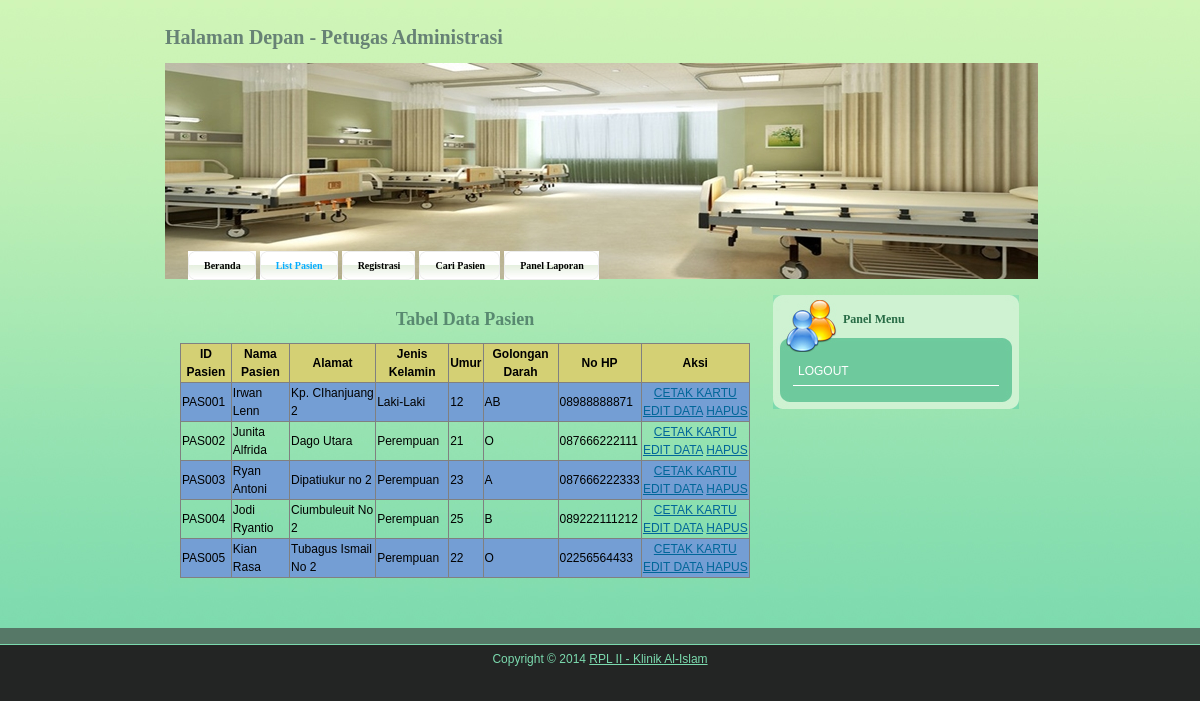
The app's page /admin_pasien.php with its own data.
### tables this page shows
CREATE TABLE IF NOT EXISTS `pasien` (
  `pasien_id` char(6) NOT NULL,
  `pasien_nama` varchar(20) NOT NULL,
  `pasien_alamat` varchar(30) NOT NULL,
  `pasien_jk` char(1) NOT NULL,
  `pasien_umur` char(2) NOT NULL,
  `pasien_goldar` char(2) NOT NULL,
  `pasien_nohp` char(12) DEFAULT NULL,
  PRIMARY KEY (`pasien_id`)
);

### admin_pasien.php (the view, shortened to what this page needs)
<!DOCTYPE html PUBLIC "-//W3C//DTD XHTML 1.0 Transitional//EN" "http://www.w3.org/TR/xhtml1/DTD/xhtml1-transitional.dtd">
<html xmlns="http://www.w3.org/1999/xhtml">
		<head>
		<link href="adsi.css" rel="stylesheet" type="text/css" />
		</head>
<body>
	<div id="templatemo_top_bg">
   	  <div class="templatemo_container">
        	<div id="templatemo_header">
            	<div id="templatemo_logo">
	            	Halaman Depan - Petugas Administrasi
                </div>
                <div id="templatemo_header_bottom">
                	<div id="templatemo_menu">
                    	<ul>
                        	<li><a href="admin_beranda.php"><b>Beranda</b></a></li>
                            <li class="current"><a href="admin_pasien.php"><b>List Pasien</b></a></li>
                            <li><a href="admin_registrasi.php"><b>Registrasi</b></a></li>
                            <li><a href="admin_cari.php"><b>Cari Pasien</b></a></li>
                            <li><a href="admin_laporan.php"><b>Panel Laporan</b></a></li>
                        </ul>
                    </div>
                </div>
            </div>
            <div id="templatemo_content">
            	<div id="templatemo_content_left">
                	<div class="templatemo_post">
						<?php
						include 'includes/koneksi.php';
						?>
						<h1 align="center">Tabel Data Pasien</h1>
						<table border="1">
							<thead>
								<tr>
									<th>ID Pasien</th>
									<th>Nama Pasien</th>
									<th>Alamat</th>
									<th>Jenis Kelamin</th>
									<th>Umur</th>
									<th>Golongan Darah</th>
									<th>No HP</th>
									<th>Aksi</th>
								</tr>
							</thead>
							<tbody>
							<?php
							$sql = "SELECT * FROM pasien ORDER BY pasien_id";
							foreach ($dbh->query($sql) as $data) :
							?>
								<tr>
									<td><?php echo $data['pasien_id']?></td>
									<td><?php echo $data['pasien_nama'] ?></td>
									<td><?php echo $data['pasien_alamat'] ?></td>
									<td><?php echo ($data['pasien_jk'] === "l") ? "Laki-Laki" : "Perempuan"; ?> </td>
									<td><?php echo $data['pasien_umur'] ?></td>
									<td><?php echo $data['pasien_goldar'] ?></td>
									<td><?php echo $data['pasien_nohp'] ?></td>
									<td align="center">
										<a href="cetak.php?id=<?php echo $data['pasien_id'] ?>">CETAK KARTU</a>
										<a href="admin_edit.php?id=<?php echo $data['pasien_id'] ?>">EDIT DATA</a>
										<a href="admin_hapus.php?id=<?php echo $data['pasien_id'] ?>" onclick="return confirm('Anda yakin akan menghapus data?')">HAPUS</a>
									</td>
								</tr>
							<?php
							endforeach;
							?>
							</tbody>
						</table>
						<br/>
                    </div>
              </div>
              <div id="templatemo_content_right">
                    <div class="templatemo_section">
                    	<div class="templatemo_section_2_top">
                        Panel Menu
                        </div>
                        <div class="templatemo_section_2_mid">
                        <ul>
                        	<li><a href="index.php">LOGOUT</a> </li>
						</ul>
                        </div>
                        <div class="templatemo_section_2_bottom">
                        </div>
                    </div>
                </div>
                <div class="cleaner_with_height"></div>
        </div>
        <div class="cleaner_with_height"></div>
   	  </div>
    </div>
    <div id="templatemo_bottom_bg">
    	<div class="templatemo_container">
        	<div id="templatemo_bottom_panel">
			</div>
            <div class="cleaner_with_height"></div>
        </div>
    </div>
    <?php include 'includes/footer.php'; ?>
</body>
</html>

### adsi.css (style rules this page uses)
html { background: #232524; }
body { margin: 0; padding:0; font-family: Arial, Helvetica, sans-serif; font-size: 12px; line-height: 1.5em; width: 100%; display: table; }
a:link, a:visited { color: #006699; text-decoration: underline; }
.templatemo_container { width: 900px; margin: auto; }
#templatemo_bottom_bg { width: 100%; background: #567867; border-bottom: 1px solid #7bdaae; }
#templatemo_top_bg { width: 100%; background: #7bdaae url(images/templatemo_bg.jpg) repeat-x; }
#templatemo_header { width: 100%; height: 280px; }
#templatemo_logo { float: left; width: 600px; height: 20px; font-family: Tahoma; font-size: 20px; font-weight: bold; color: #678275; margin: 28px 0 0 15px; padding: 0; }
#templatemo_header_bottom { float: left; width: 873px; height: 216px; background: url(images/templatemo_header.jpg) no-repeat; margin: 15px 0 0 15px; }
#templatemo_menu { width: 465px; height: 29px; margin: 170px 0 0 23px; padding: 0; }
#templatemo_menu ul { list-style: none; display: inline; }
#templatemo_menu li a { float: left; display: block; color: #000; background: url(images/templatemo_menu_left.jpg) no-repeat; text-decoration: none; font-family: Tahoma; font-size: 10px; margin: 0 4px 0 0; padding: 0; height: 29px; line-height: 29px; text-align: center; cursor: pointer; }
#templatemo_menu li a b { float: left; display: block; margin: 0 0 0 6px; padding: 0 15px 0 10px; background: url(images/templatemo_menu_right.jpg) right top no-repeat; color: #000; }
#templatemo_menu li.current a, #templatemo_menu li a:hover, #templatemo_menu li.current a b, #templatemo_menu li a:hover b { color: #05acff; }
#templatemo_content { margin: 15px; padding: 0; }
#templatemo_content_left { float: left; width: 600px; }
#templatemo_content_left .templatemo_post { margin: 15px; padding: 0; }
.templatemo_post h1 { font-family: Tahoma; font-size: 18px; color: #588970; margin: 0 0 15px 0; padding: 0; }
#templatemo_content_right { float: right; width: 250px; margin: 0 12px 0 0 ; padding: 0; }
.templatemo_section { margin: 0 0 15px 0; padding: 0; }
.templatemo_section_2_top { width: 176px; height: 42px; font-family: Tahoma; font-weight: bold; font-size: 12px; color: #276b45; background: url(images/templatemo_section_2_top_bg.jpg) no-repeat; margin: 0; padding: 15px 0 0 70px; }
.templatemo_section_2_mid { width: 246px; background: url(images/templatemo_section_2_mid_bg.jpg) repeat-y; margin: 0; padding: 5px 0; }
.templatemo_section_2_bottom { width: 246px; height: 18px; background: url(images/templatemo_section_2_bottom_bg.jpg) no-repeat; }
.templatemo_section_2_mid ul { list-style: none; margin: 0 20px; padding: 0; }
.templatemo_section_2_mid li { border-bottom: 1px solid #fff; margin: 0; padding: 5px; }
.templatemo_section_2_mid li a { color: #fff; text-decoration: none; }
#templatemo_bottom_panel { width: 100%; margin: 0; padding: 15px 0 0 0; }
.cleaner_with_height { clear: both; height: 1px; }

### admin_pasien.php (style rules this page uses)
tbody > tr:nth-child(2n+1) > td, tbody > tr:nth-child(2n+1) > th { background-color: #749ED4; }
table { width: auto; margin: auto; border-collapse: collapse; box-shadow: darkgrey 3px; }
thead tr { background-color: #D4D074; }

### records on screen
pasien: pasien_id "PAS001", pasien_nama "Irwan Lenn", pasien_alamat "Kp. CIhanjuang 2", pasien_jk "Laki-Laki", pasien_umur "12", pasien_goldar "AB", pasien_nohp "08988888871"
pasien: pasien_id "PAS002", pasien_nama "Junita Alfrida", pasien_alamat "Dago Utara", pasien_jk "Perempuan", pasien_umur "21", pasien_goldar "O", pasien_nohp "087666222111"
pasien: pasien_id "PAS003", pasien_nama "Ryan Antoni", pasien_alamat "Dipatiukur no 2", pasien_jk "Perempuan", pasien_umur "23", pasien_goldar "A", pasien_nohp "087666222333"
pasien: pasien_id "PAS004", pasien_nama "Jodi Ryantio", pasien_alamat "Ciumbuleuit No 2", pasien_jk "Perempuan", pasien_umur "25", pasien_goldar "B", pasien_nohp "089222111212"
pasien: pasien_id "PAS005", pasien_nama "Kian Rasa", pasien_alamat "Tubagus Ismail No 2", pasien_jk "Perempuan", pasien_umur "22", pasien_goldar "O", pasien_nohp "02256564433"
